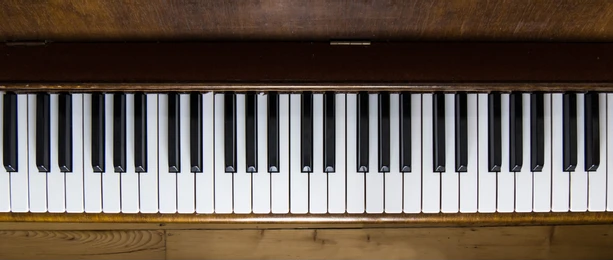
#> input picture images/image2.png, 613 x 260 px
$ python test2.py   (older library calls are emulated)
#> lines starting #> are read from the running program, lines starting #| are printed output that depends on the picture; after the words box and inside, x2 and y2 are one past the last pixel; in counts of white or black regions, pixels touching at a corner belong together
### OutputKeyboard.py
import cv2
import numpy as np

KEY_COORDINATES = {
    "C": 10,
    "C#": 85,
    "D": 50,
    "D#": 170,
    "E": 90,
    "F": 130,
    "F#": 340,
    "G": 170,
    "G#": 430,
    "A": 210,
    "A#": 510,
    "B": 250,
}

class virtualKeyboard:
    def __init__(self, base_path='./KeyImages/smallKey.png', overlay_path='./KeyImages/key_green_top.png'):
        # Load the base keyboard image in BGR
        self.base_img = cv2.imread(base_path, cv2.IMREAD_COLOR)
        if self.base_img is None:
            raise FileNotFoundError(f"Base image not found: {base_path}")
        self.base_img = cv2.resize(self.base_img, (600,400))

        # Load the overlay image with alpha channel (BGRA)
        overlay_img = cv2.imread(overlay_path, cv2.IMREAD_UNCHANGED)
        if overlay_img is None:
            raise FileNotFoundError(f"Overlay image not found: {overlay_path}")

        # Resize overlay if needed (50x400 as previously mentioned)
        self.overlay_img = cv2.resize(overlay_img, (50, 400))

    # [37 lines left out: function draw_highlighted_keys, not called in this run]

### test2.py

import cv2
import numpy as np
from collections import Counter
import math
import OutputKeyboard as key
#import Counter fromcollections #for coun ter

# nice resizeing
# stolen from : https://stackoverflow.com/questions/35180764/opencv-python-image-too-big-to-display
def ResizeWithAspectRatio(image, width=None, height=None, inter=cv2.INTER_AREA):
    dim = None
    (h, w) = image.shape[:2]

    if width is None and height is None:
        return image
    if width is None:
        r = height / float(h)
        dim = (int(w * r), height)
    else:
        r = width / float(w)
        dim = (width, int(h * r))

    return cv2.resize(image, dim, interpolation=inter)


#nice rotaiton
# stolen from : https://stackoverflow.com/questions/9041681/opencv-python-rotate-image-by-x-degrees-around-specific-point
def rotation(image, angleInDegrees):
    h, w = image.shape[:2]
    img_c = (w / 2, h / 2)

    rot = cv2.getRotationMatrix2D(img_c, angleInDegrees, 1)

    rad = math.radians(angleInDegrees)
    sin = math.sin(rad)
    cos = math.cos(rad)
    b_w = int((h * abs(sin)) + (w * abs(cos)))
    b_h = int((h * abs(cos)) + (w * abs(sin)))

    rot[0, 2] += ((b_w / 2) - img_c[0])
    rot[1, 2] += ((b_h / 2) - img_c[1])

    outImg = cv2.warpAffine(image, rot, (b_w, b_h), flags=cv2.INTER_LINEAR)
    return outImg

# given  rho and theta, we draw a line on the image
def drawLineFromHough(image, r, theta):
    # Stores the value of cos(theta) in a
      a = np.cos(theta)

      # Stores the value of sin(theta) in b
      b = np.sin(theta)

      # x0 stores the value rcos(theta)
      x0 = a*r

      # y0 stores the value rsin(theta)
      y0 = b*r

      # x1 stores the rounded off value of (rcos(theta)-1000sin(theta))
      x1 = int(x0 + 10000*(-b))

      # y1 stores the rounded off value of (rsin(theta)+1000cos(theta))
      y1 = int(y0 + 10000*(a))

      # x2 stores the rounded off value of (rcos(theta)+1000sin(theta))
      x2 = int(x0 - 10000*(-b))

      # y2 stores the rounded off value of (rsin(theta)-1000cos(theta))
      y2 = int(y0 - 10000*(a))

      # cv2.line draws a line in img from the point(x1,y1) to (x2,y2).
      # (0,0,255) denotes the colour of the line to be
      # drawn. In this case, it is red.
      cv2.line(image, (x1, y1), (x2, y2), 255, 2)

# morphlogical processed Image to extend edges of the piano togeter
def getMorphologicalProcessedImage(image):
    # Define an elongated kernel
    kernel = cv2.getStructuringElement(cv2.MORPH_RECT, (50, 1))  # Horizontal extension
    dilated = cv2.dilate(image, kernel, iterations=1)

    # Define an elongated kernel for closing
    kernel = cv2.getStructuringElement(cv2.MORPH_RECT, (50, 1))  # Adjust kernel size
    closed = cv2.morphologyEx(image, cv2.MORPH_CLOSE, kernel)

    _, processed = cv2.threshold(closed, 127, 255, cv2.THRESH_BINARY)

    return processed


#https://stackoverflow.com/questions/56589691/how-to-leave-only-the-largest-blob-in-an-image
# gets the biggest object in the image, this object should be the piano keys
def getBiggestBlob(image):
    # Generate intermediate image; use morphological closing to keep parts of the brain together
    inter = cv2.morphologyEx(image, cv2.MORPH_CLOSE, cv2.getStructuringElement(cv2.MORPH_ELLIPSE, (5, 5)))

    # Find largest contour in intermediate image
    cnts, _ = cv2.findContours(inter, cv2.RETR_EXTERNAL, cv2.CHAIN_APPROX_NONE)
    cnt = max(cnts, key=cv2.contourArea)

    # Output
    out = np.zeros(image.shape, np.uint8)
    cv2.drawContours(out, [cnt], -1, 255, cv2.FILLED)
    return cv2.bitwise_and(image, out)

# returns the bounds of the piano so we can only look at the keys
# assume the piano is already correctly rotated
def getCropBounds(image):
    # Find rows that contain at least one white pixel (255)
    rows_with_white = np.where(np.any(image == 255, axis=1))[0]

    bottom = rows_with_white[-1]
    top = rows_with_white[0]

    cols_with_white = np.where(np.any(image == 255, axis=0))[0]

    left = cols_with_white[0]
    right = cols_with_white[-1]

    return bottom, top, left, right


# crops the image to given parameter bounds
# this will allow us to work with only the piano keys in the image
def cropImage(image, top_row, bottom_row, left_col, right_col):
    # Crop the image using numpy slicing
    cropped_image = image[top_row:bottom_row, left_col:right_col]
    return cropped_image

#edited code from https://docs.opencv.org/4.x/d3/db4/tutorial_py_watershed.html
def black_keys(cropped):
    #make the black keys highlighted
    thres_cropped = cv2.cvtColor(cropped, cv2.COLOR_BGR2GRAY)
    thres_cropped = cv2.blur(thres_cropped,(3,3))
    _, new_cropped = cv2.threshold(thres_cropped,127,255,cv2.THRESH_BINARY_INV)

    #kernel = np.ones((3,3),np.uint8)
    kernel = cv2.getStructuringElement(cv2.MORPH_RECT, (6, 6))
    opening = cv2.morphologyEx(new_cropped,cv2.MORPH_OPEN,kernel, iterations = 2)
    cv2.imshow('thres_cropped', opening)
    sure_bg = cv2.dilate(opening,kernel,iterations=3)


    dist_transform = cv2.distanceTransform(opening,cv2.DIST_L2,5)
    ret, sure_fg = cv2.threshold(dist_transform,0.7*dist_transform.max(),255,0)

    # Finding unknown region
    sure_fg = np.uint8(sure_fg)
    unknown = cv2.subtract(sure_bg,sure_fg)

    # Marker labelling
    ret, markers = cv2.connectedComponents(sure_fg)

    # Add one to all labels so that sure background is not 0, but 1
    markers = markers+1


    # Now, mark the region of unknown with zero
    markers[unknown==255] = 0

    temp = cropped

    markers = cv2.watershed(temp,markers)
    temp[markers == -1] = [255,255,0]

    highlighted_image = cropped.copy()
    black_key_coords = []

    #for loop to traverse through the "object" area
    for marker in range(2, markers.max() + 1):
        #create a mask for each segment
        mask = (markers == marker).astype(np.uint8) * 255

        #find contours
        contours, _ = cv2.findContours(mask, cv2.RETR_EXTERNAL, cv2.CHAIN_APPROX_SIMPLE)


        for contour in contours:
            #get the "edge" of the object
            x, y, w, h = cv2.boundingRect(contour)

            #store the coordinates
            black_key_coords.append((x, y, w, h))

            #draw rectangle on the highlighted image
            cv2.rectangle(highlighted_image, (x, y), (x + w, y + h), (255, 0, 0), 2)

    cv2.imshow('cropped_black_keys', temp)
    cv2.imshow('testy', highlighted_image)

    return black_key_coords


def sobel_hough_fill_holes(image_path, threshold=127, output_path='binary_output_filled.png'):

    # read image
#> called with image_path = './images/image2.png', threshold = 127, output_path = 'binary_output_filled.png'
    image = cv2.imread(image_path)
#> image is the input picture: shape (260, 613, 3); mean B, G, R 86.1, 95.1, 106.9
    if image is None:
        print(f"Error: Unable to read image at {image_path}")
        return

    # gray scale the image
    gray = cv2.cvtColor(image, cv2.COLOR_BGR2GRAY)

    #threshold the gray to get a binary image, we only want the white piano keys really
    ret, gray_thresh = cv2.threshold(gray, 150, 255, cv2.THRESH_BINARY)
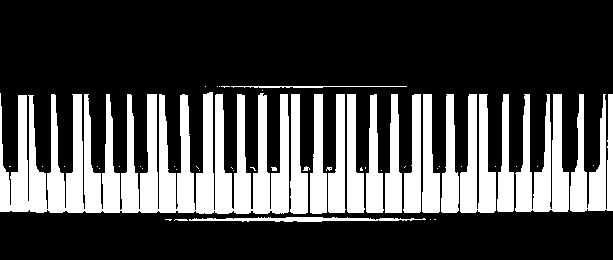
#> gray_thresh: shape (260, 613); 28.1% white; 54 white regions (35 under 20 px), largest, box (x1, y1, x2, y2) and area: (0, 92, 289, 214) 20650, (515, 94, 569, 212) 3714, (570, 94, 613, 212) 2874

    # perform a quick edge detection
    sobel_x = cv2.Sobel(gray_thresh, cv2.CV_64F, 1, 0, ksize=3)  #Horizontal edges
    sobel_y = cv2.Sobel(gray_thresh, cv2.CV_64F, 0, 1, ksize=3)  #Vertical edges


    gradient_magnitude = np.sqrt(sobel_x**2 + sobel_y**2)
    gradient_magnitude = np.uint8(255 * gradient_magnitude / np.max(gradient_magnitude))


    # perform the hough transformation, where we will use this to find the dominant orientation
    line_image = np.zeros_like(gray)

    lines = cv2.HoughLines(gradient_magnitude,
                            rho=1,
                            theta=np.pi/180,
                            threshold=200)
#> lines = [[212, 1.57], [172, 1.57], [211, 1.59], [221, 1.55], [94, 1.57], [175, 1.55], [218, 1.57], [165, 1.59], [227, 1.54], [162, 1.59], [205, 1.61], [167, 1.57]]

    #get all angles
    normal_angles = []
    for line in lines:
        rho, theta = line[0]
        normal_angles.append(np.degrees(theta) % 180)

        drawLineFromHough(line_image,rho,theta=theta)
#> this loop made 12 passes
#> (rho, theta, a in drawLineFromHough, b in drawLineFromHough, x0 in drawLineFromHough, y0 in drawLineFromHough, x1 in drawLineFromHough, y1 in drawLineFromHough) on passes 1 to 12: (212, 1.57, -4.37e-08, 1, -9.27e-06, 212, -10000, 211), (172, 1.57, -4.37e-08, 1, -7.52e-06, 172, -10000, 171), (211, 1.59, -0.0175, 1, -3.68, 211, -10002, 36), (221, 1.55, 0.0175, 1, 3.86, 221, -9994, 395), (94, 1.57, -4.37e-08, 1, -4.11e-06, 94, -10000, 93), (175, 1.55, 0.0175, 1, 3.05, 175, -9995, 349), (218, 1.57, -4.37e-08, 1, -9.53e-06, 218, -10000, 217), (165, 1.59, -0.0175, 1, -2.88, 165, -10001, -9), (227, 1.54, 0.0349, 0.999, 7.92, 226.9, -9985, 575), (162, 1.59, -0.0175, 1, -2.83, 162, -10001, -12), (205, 1.61, -0.0349, 0.999, -7.15, 204.9, -10001, -144), (167, 1.57, -4.37e-08, 1, -7.3e-06, 167, -10000, 166)
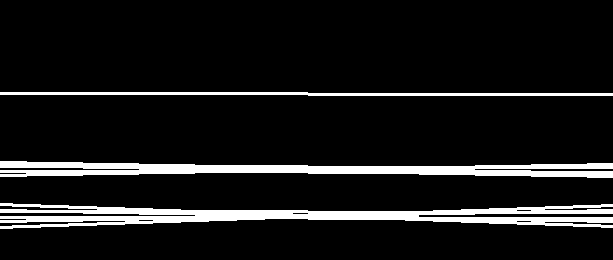
#> line_image: shape (260, 613); 9.6% white; 3 white regions, box (x1, y1, x2, y2) and area: (0, 203, 613, 229) 7502, (0, 161, 613, 178) 6010, (0, 92, 613, 96) 1839
#> after the loop, normal_angles = [90, 90, 91, 89, 90, 89, 90, 91, 88, 91, 92, 90]


    #calculate the dominant angle

    #print(normal_angles)
    #find dom angle
    #angle_counter = Counter(normal_angles)
    #dom_angle = max(angle_counter, key=angle_counter.get)

    angle_bins = np.histogram(normal_angles, bins=18, range=(0, 180))
    dom_angle = angle_bins[1][np.argmax(angle_bins[0])]
#> dom_angle = 90

    print(dom_angle)
#| 90.0

    # display all of the images so far
    DISPLAY_WIDTH = 500
    #cv2.imshow('omg', image)
    cv2.imshow('gray', ResizeWithAspectRatio(image=gray, width=DISPLAY_WIDTH))
    cv2.imshow('gray_thresh', ResizeWithAspectRatio(image=gray_thresh, width=DISPLAY_WIDTH))
    cv2.imshow('Gradient Magnitude (Sobel)', ResizeWithAspectRatio(image=gradient_magnitude, width=DISPLAY_WIDTH))
    cv2.imshow('Hough', ResizeWithAspectRatio(image=line_image, width=DISPLAY_WIDTH))


    # perform the roation in respect to the dominant angle, and display the results

    rotated_original = rotation(image, dom_angle - 90)
#> in rotation, `rot = cv2.getRotationMatrix2D(img_c, angleInDegrees, 1)`: rot = [[1, 0, 0], [0, 1, 0]]
#> in rotation, `rad = math.radians(angleInDegrees)`: rad = 0
#> in rotation, `cos = math.cos(rad)`: cos = 1
#> in rotation, `b_w = int((h * abs(sin)) + (w * abs(cos)))`: b_w = 613
#> in rotation, `b_h = int((h * abs(cos)) + (w * abs(sin)))`: b_h = 260
    rotated_gradiant = rotation(gradient_magnitude, dom_angle - 90)


    cv2.imshow('Rotate OG', ResizeWithAspectRatio(image=rotated_original, width=DISPLAY_WIDTH))
    cv2.imshow('Rotate Grad', ResizeWithAspectRatio(image=rotated_gradiant, width=DISPLAY_WIDTH))

    # use morphlogical image processing to extend edge lines horizontally
    # which is then blobbed together, allowing us to find the piano keys, as they will be the
    # biggest blob
    # needed the internet to figure this part out
    ## defining the kernel i.e. Structuring element

    processed = getMorphologicalProcessedImage(rotated_gradiant)
#> in getMorphologicalProcessedImage, `_, processed = cv2.threshold(closed, 127, 255, cv2.THRESH_BINARY)`: processed: shape (260, 613); 47.3% white; 3 white regions, box (x1, y1, x2, y2) and area: (0, 91, 613, 215) 73614, (166, 216, 437, 223) 1244, (222, 85, 408, 89) 510
    cv2.imshow('Closing', ResizeWithAspectRatio(processed))

    blob = getBiggestBlob(processed)
#> in getBiggestBlob, `inter = cv2.morphologyEx(image, cv2.MORPH_CLOSE, cv2.getStructuringEle..`: inter: shape (260, 613); 48.3% white; 1 white region
#> in getBiggestBlob, `cnts, _ = cv2.findContours(inter, cv2.RETR_EXTERNAL, cv2.CHAIN_APPROX_..`: cnts = 1 contour; box (x1, y1, x2, y2) and area: (0, 85, 613, 223) 76166
#> in getBiggestBlob, `cnt = max(cnts, key=cv2.contourArea)`: cnt = contour of 1751 points, box (x1, y1, x2, y2) (0, 85, 613, 223), area 76166
#> in getBiggestBlob, `out = np.zeros(image.shape, np.uint8)`: out: shape (260, 613); every value is 0
    cv2.imshow('blob', blob)


    # once the keys are found, we can find the bounds of the keys and crop the roatated image
    bot, top,left,right = getCropBounds(blob)
#> in getCropBounds, `rows_with_white = np.where(np.any(image == 255, axis=1))[0]`: rows_with_white = 135 values from 85 to 222
#> in getCropBounds, `bottom = rows_with_white[-1]`: bottom = 222
#> in getCropBounds, `top = rows_with_white[0]`: top = 85
#> in getCropBounds, `cols_with_white = np.where(np.any(image == 255, axis=0))[0]`: cols_with_white = 613 values from 0 to 612
#> in getCropBounds, `left = cols_with_white[0]`: left = 0
#> in getCropBounds, `right = cols_with_white[-1]`: right = 612
#> bot = 222; top = 85; left = 0; right = 612

    cv2.imshow('cropped', cropImage(rotated_original, top, bot, left, right))


    #Detecting black keys (testing different sizes of the cropped image)
    cropped = cropImage(rotated_original, top, bot, left, right)
    #bigger_cropped = cropImage(rotated_original, top-10, bot+10, left-10, right+10)
    smaller_cropped = cropImage(rotated_original, top+10, bot-10, left, right)
    #cv2.imshow('bigger_cropped', bigger_cropped)

    black_keys_val = black_keys(smaller_cropped)
#> in black_keys, `_, new_cropped = cv2.threshold(thres_cropped,127,255,cv2.THRESH_BINARY..`: new_cropped: shape (117, 612); 36.2% white; 38 white regions (6 under 20 px), largest, box (x1, y1, x2, y2) and area: (583, 0, 601, 77) 1236, (562, 0, 578, 78) 1202, (35, 0, 51, 78) 1201
#> in black_keys, `opening = cv2.morphologyEx(new_cropped,cv2.MORPH_OPEN,kernel, iteratio..`: opening: shape (117, 612); 35.2% white; 23 white regions, largest, box (x1, y1, x2, y2) and area: (585, 0, 603, 78) 1264, (37, 0, 53, 79) 1229, (59, 0, 75, 79) 1225
#> in black_keys, `sure_bg = cv2.dilate(opening,kernel,iterations=3)`: sure_bg: shape (117, 612); 69.5% white; 1 black region, box (x1, y1, x2, y2) and area: (0, 0, 612, 117) 21875
#> in black_keys, `ret, sure_fg = cv2.threshold(dist_transform,0.7*dist_transform.max(),2..`: sure_fg: shape (117, 612) float32; 5.1% white; 23 white regions, largest, box (x1, y1, x2, y2) and area: (591, 0, 597, 72) 316, (570, 0, 574, 72) 277, (43, 0, 47, 73) 274
#> in black_keys, `ret, sure_fg = cv2.threshold(dist_transform,0.7*dist_transform.max(),2..`: ret = 6.3
#> in black_keys, `unknown = cv2.subtract(sure_bg,sure_fg)`: unknown: shape (117, 612); 64.4% white; 24 black regions, largest, box (x1, y1, x2, y2) and area: (0, 0, 612, 117) 21875, (591, 0, 597, 72) 316, (570, 0, 574, 72) 277
#> in black_keys, `ret, markers = cv2.connectedComponents(sure_fg)`: markers: shape (117, 612) int32; 24 distinct labels, from 0 to 23
#> in black_keys, `ret, markers = cv2.connectedComponents(sure_fg)`: ret = 24
#> in black_keys, `markers = markers+1`: markers: shape (117, 612) int32; 24 distinct labels, from 1 to 24
#> in black_keys, `markers[unknown==255] = 0`: markers: shape (117, 612) int32; 25 distinct labels, from 0 to 24
#> in black_keys, `markers = cv2.watershed(temp,markers)`: markers: shape (117, 612) int32; 25 distinct labels, from -1 to 24
#> in black_keys, `temp[markers == -1] = [255,255,0]`: temp: shape (117, 612, 3); mean B, G, R 162.8, 158.5, 138.4
#> the loop in black_keys, `for marker in range(2, markers.max() + 1):` made 23 passes
#> contours on passes 1, 10: 1 contour; box (x1, y1, x2, y2) and area: (3, 1, 18, 78) 952, [[[246, 1], [246, 76], [256, 76], [256, 1]]]
#> after the loop in black_keys, `for marker in range(2, markers.max() + 1):`:
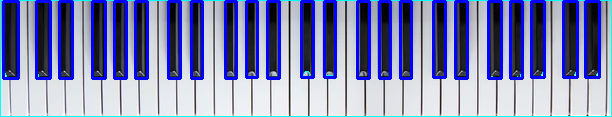
#> highlighted_image: shape (117, 612, 3); mean B, G, R 181.8, 134.8, 129.1
#> after the loop in black_keys, `for marker in range(2, markers.max() + 1):`:
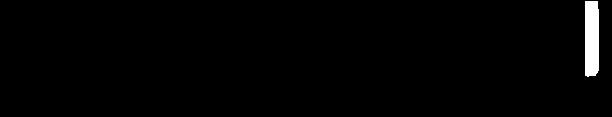
#> mask: shape (117, 612); 1.4% white; 1 white region, box (x1, y1, x2, y2) and area: (585, 1, 599, 77) 1034
#> after the loop in black_keys, `for marker in range(2, markers.max() + 1):`: black_key_coords = 23 items, first 6: (3, 1, 15, 77), (36, 1, 14, 77), (59, 1, 13, 77), (92, 1, 13, 77), (114, 1, 12, 77), (135, 1, 12, 77)
#> black_keys_val has the same summary as black_key_coords in black_keys
    cv2.imshow('cropped_black_keys', cropped)
    #cv2.imshow('bigger_cr_black_keys', bigger_cropped)
    #cv2.imshow('smaller_cr_black_keys', black_keys(smaller_cropped))
    #cv2.imshow('test', cropped)


    cv2.waitKey(0)
    cv2.destroyAllWindows()


    #cv2.imwrite(output_path, binary_filled)
    #print(f"Filled binary image saved as {output_path}")


if __name__ == "__main__":

    sobel_hough_fill_holes('./images/image2.png', threshold=127, output_path='binary_output_filled.png')
    test = key.virtualKeyboard()
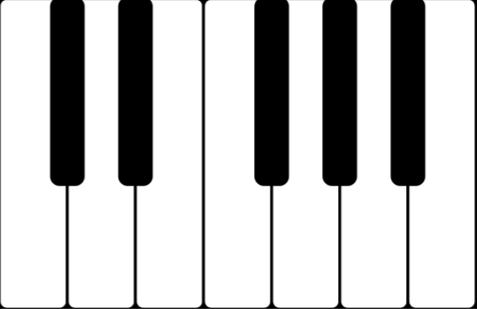
#> input picture KeyImages/smallKey.PNG, 477 x 309 px, found by its file name
#> in __init__, self.base_img is the input picture: shape (309, 477, 3); min 0, max 255, mean 192.3
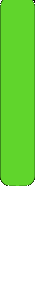
#> input picture KeyImages/key_green_top.png, 35 x 308 px
#> in __init__, overlay_img is the input picture: shape (308, 35, 4); mean B, G, R, A 127.9, 227.2, 158.4, 152.3
#> in __init__, `self.overlay_img = cv2.resize(overlay_img, (50, 400))`:
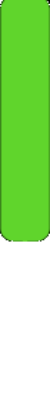
#> self.overlay_img: shape (400, 50, 4); mean B, G, R, A 127.9, 227.2, 158.4, 152.3
#> (the run stopped early here; a loop or call above may not have finished)
